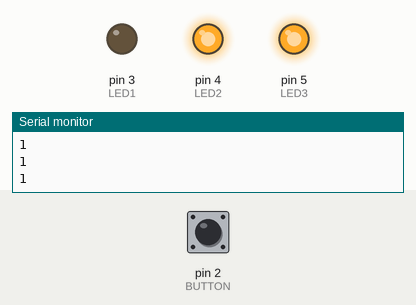
Bench run of a sketch on a simulated Arduino Uno, built with avr-gcc and run on an emulated ATmega328P. Parts: output pins drawn as LEDs (lit = HIGH), the last lines printed to the serial monitor. Dashed ring = blinking. The test bench sets the inputs (shaded band); at power-on: pin 2 (BUTTON) HIGH.

Above: at 2.8 s.
2.9 s: pin 2 (BUTTON) pulled LOW for 1.2 s
At 5.5 s:
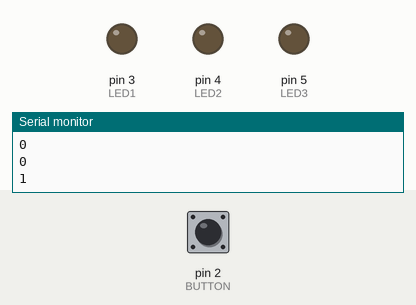
6.0 s: pin 2 (BUTTON) pulled LOW for 3.2 s
At 6.4 s:
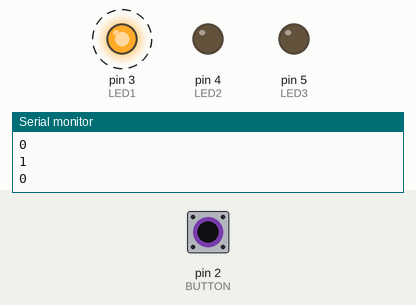
Timing chart, 0 to 12.5 s (numbered marks = the images above; inputs shaded):
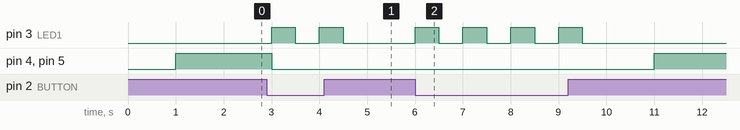

Measured:
- after the input at 2.9 s, pin 3 (LED1): alternates HIGH for 0.50 s and LOW for 0.50 s, 4 changes in all, then stays LOW, starting after 0.10 s; pin 4 (LED2), pin 5 (LED3): HIGH → LOW after 0.10 s
- after the input at 6.0 s, pin 3 (LED1): alternates HIGH for 0.50 s and LOW for 0.50 s, 8 changes in all, then stays LOW, starting at once; pin 4 (LED2), pin 5 (LED3): LOW → HIGH after 5.0 s instead of 0.00 s

The sketch:

button.ino
```cpp
#define BUTTON 2
#define LED1 3
#define LED2 4
#define LED3 5


void setup() {
  // put your setup code here, to run once:
  pinMode(LED1, OUTPUT);
  pinMode(LED2, OUTPUT);
  pinMode(LED3, OUTPUT);
  pinMode(BUTTON, INPUT);
  Serial.begin(9600);
}

void loop() {
  // put your main code here, to run repeatedly:
  bool button_state = digitalRead(BUTTON);
  Serial.println(button_state);
  if (!button_state)
  {
  digitalWrite(LED2, LOW);
  digitalWrite(LED3, LOW);
  digitalWrite(LED1, HIGH);
  delay(500);
  digitalWrite(LED1, LOW);
  delay(500);
  }
  else
  {
    delay(1000);
    digitalWrite(LED1, LOW);
    digitalWrite(LED2, HIGH);
    digitalWrite(LED3, HIGH);
    }


}
```
